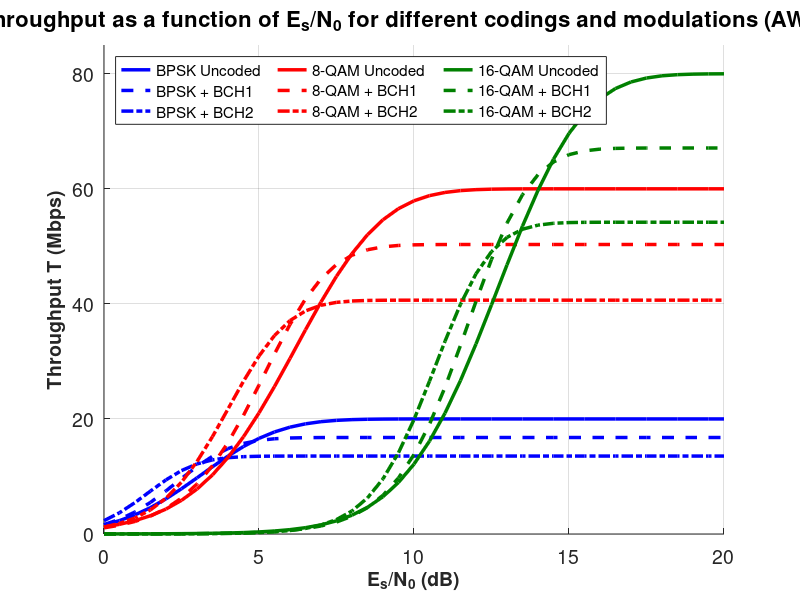

This chart was generated by the following MATLAB code:
function plot_theoretical_throughput_mcs()
% Computes and plots the theoretical throughput T as a function of Es/N0
% for 9 MCS configurations (BPSK, 8QAM, 16QAM crossed with Uncoded, BCH1, BCH2)

%% System Parameters
symbol_duration = 0.05e-6;      % Symbol duration (0.05 µs according to the assignment)
symbol_rate = 1 / symbol_duration; % Symbol rate (20 MBauds)
codeword_length = 31;           % BCH codeword length
es_n0_db = 0:0.5:20;            % Es/N0 range (in dB)
es_n0_lin = 10.^(es_n0_db/10);

%% Definition of the 9 MCSs (Modulation and Coding Schemes)
% Each row: [M, k, t]
% M = constellation size (2, 8, 16)
% k = number of information bits (31=Uncoded, 26=BCH1, 21=BCH2)
% t = correction capability (0, 1, 2)
mcs_list = [
    2, 31, 0;  % 1: BPSK Uncoded
    2, 26, 1;  % 2: BPSK BCH1
    2, 21, 2;  % 3: BPSK BCH2
    8, 31, 0;  % 4: 8QAM Uncoded
    8, 26, 1;  % 5: 8QAM BCH1
    8, 21, 2;  % 6: 8QAM BCH2
   16, 31, 0;  % 7: 16QAM Uncoded
   16, 26, 1;  % 8: 16QAM BCH1
   16, 21, 2   % 9: 16QAM BCH2
];

labels = {'BPSK Uncoded', 'BPSK + BCH1', 'BPSK + BCH2', ...
          '8-QAM Uncoded', '8-QAM + BCH1', '8-QAM + BCH2', ...
          '16-QAM Uncoded', '16-QAM + BCH1', '16-QAM + BCH2'};

colors = {[0 0 1], [1 0 0], [0 0.5 0]}; % BPSK: Blue, 8QAM: Red, 16QAM: Green
line_styles = {'-', '--', '-.'};        % Uncoded: -, BCH1: --, BCH2: -.

%% Figure Setup
figure('Name', 'Theoretical Throughput vs Es/N0', 'Position', [100, 100, 900, 600]);
hold on;

%% Compute and plot for each MCS
for i = 1:size(mcs_list, 1)
    
    modulation_order = mcs_list(i, 1);
    info_bits_per_word = mcs_list(i, 2);
    correction_capability = mcs_list(i, 3);
    bits_per_symbol = log2(modulation_order);
    
    % 1. Compute the raw BER (p) according to the modulation (analytical formulas)
    if modulation_order == 2
        p = qfunc(sqrt(2 * es_n0_lin));
    elseif modulation_order == 8
        % Standard approximation for 8-QAM
        p = (2/3) * qfunc(sqrt((6/7) * es_n0_lin)); 
    elseif modulation_order == 16
        % Exact expression for 16-QAM
        p = (3/4) * qfunc(sqrt((1/5) * es_n0_lin)); 
    end
    
    % 2. Compute BER after decoding (BER_dec)
    ber_decoded = zeros(size(p));
    if correction_capability == 0
        ber_decoded = p; % No coding
    else
        for idx = 1:length(p)
            sum_terms = 0;
            for j = (correction_capability+1):codeword_length
                sum_terms = sum_terms + j * nchoosek(codeword_length, j) * (p(idx)^j) * ((1-p(idx))^(codeword_length-j));
            end
            ber_decoded(idx) = sum_terms / info_bits_per_word;
        end
    end
    
    % 3. Compute the Frame Success Rate (FSR)
    % According to the formula in your report: (1 - BER_dec)^k
    frame_success_rate = (1 - ber_decoded).^info_bits_per_word;
    
    % 4. Compute throughput T (in Mbps)
    % T = FSR * (k/n) * log2(M) * (1/Ts)
    throughput_bps = frame_success_rate .* (info_bits_per_word / codeword_length) .* bits_per_symbol .* symbol_rate;
    throughput_mbps = throughput_bps / 1e6; 
    
    % Visual choices (Color = Modulation, Style = Coding)
    modulation_idx = log2(modulation_order)/log2(2); 
    if modulation_order == 8, modulation_idx = 2; elseif modulation_order == 16, modulation_idx = 3; end % Mapping index
    
    style_idx = correction_capability + 1;
    
    % Plot
    plot(es_n0_db, throughput_mbps, 'LineWidth', 2.5, ...
         'Color', colors{modulation_idx}, 'LineStyle', line_styles{style_idx}, ...
         'DisplayName', labels{i});
end

%% Plot Styling
grid on;
set(gca, 'FontSize', 14);
xlabel('E_s/N_0 (dB)', 'FontSize', 14, 'FontWeight', 'bold');
ylabel('Throughput T (Mbps)', 'FontSize', 14, 'FontWeight', 'bold');
title('Theoretical throughput as a function of E_s/N_0 for different codings and modulations (AWGN, Threshold)', 'FontSize', 16);
legend('Location', 'northwest', 'FontSize', 11, 'NumColumns', 3);

% Set limits to keep the plot clean
xlim([0 20]);
ylim([0 85]);

end
